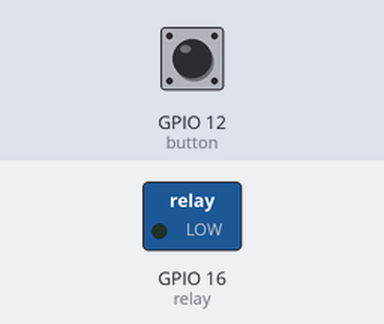
Recording of a program running on a simulated Raspberry Pi (BCM pin numbers). On the bench: switched loads named in the program (green lamp = pin HIGH). The inputs (shaded band) are chosen by the test bench; at power-on: GPIO 12 (button) HIGH. Files the program writes start out absent; web requests get an empty 200 reply after 0.4 s; the clock reads 2024-03-15 10:24:30 at power-on unless the program sets it.

Above: at 1.2 s.
1.3 s: GPIO 12 (button) pulled LOW for 0.15 s
4.4 s: GPIO 12 (button) pulled LOW for 3.2 s
At 7.9 s:
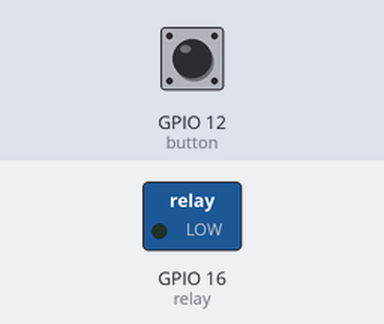
9.1 s: GPIO 12 (button) pulled LOW for 1 s
At 12.7 s:
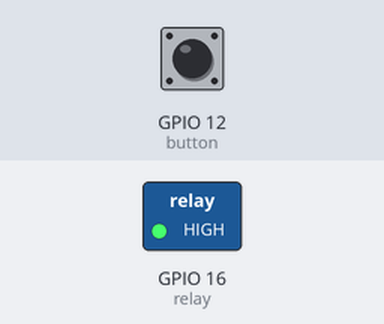
Timing chart, 0 to 14.2 s (numbered marks = the images above; inputs shaded):
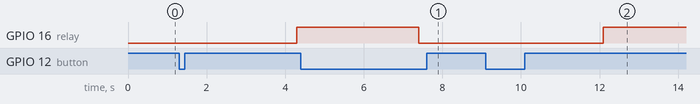

Measured:
- after the input at 1.3 s, GPIO 16 (relay): LOW → HIGH after 3.0 s
- after the input at 4.4 s, GPIO 16 (relay): HIGH → LOW after 3.0 s
- after the input at 9.1 s, GPIO 16 (relay): LOW → HIGH after 3.0 s

The program:

gpio_toggle.py
```python
import requests
from gpiozero import Button, OutputDevice
from signal import pause
import logging

logging.basicConfig(filename='/home/pi/gpio_toggle.log', level=logging.INFO)

# Setup
button = Button(12, hold_time=3)  # 3-second hold time
relay = OutputDevice(16, initial_value=False)

moonraker_host = "http://***.***.***.***"  # Moonraker host (type in your IP instead of ***.***.***.***)
moonraker_port = "7125"  # Moonraker port
power_device_name = "Printer_24V"  # Power device name in Moonraker

def update_moonraker_power_state(state):
    url = f"http://***.***.***.***:7125/machine/device_power/device?device=Printer_24V&action={'on' if state else 'off'}" # (type in your IP instead of ***.***.***.***)
    data = {"action": "on" if state else "off"}
    try:
        response = requests.post(url)
        logging.info(f"Making request to {url} with data {data}")
        logging.info(f"Response: {response.status_code}, {response.text}")
    except Exception as e:
        logging.info(f"Failed to update Moonraker power state: {e}")

def toggle_relay():
    relay.toggle()
    update_moonraker_power_state(relay.value)

# Assign the function to the button press event
button.when_held = toggle_relay

pause()  # This will keep the script running
```
